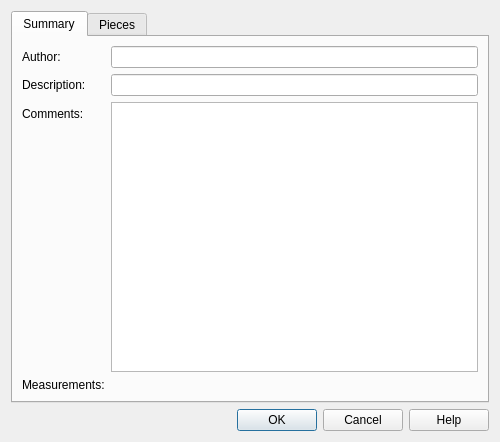
<?xml version="1.0" encoding="UTF-8"?>
<ui version="4.0">
 <class>swPropertiesDialog</class>
 <widget class="QDialog" name="swPropertiesDialog">
  <property name="whatsThis">
   <string>&lt;p&gt;&lt;b&gt;Model Properties&lt;/b&gt;&lt;/p&gt;&lt;p&gt;Edit the current model's author, description, and comments on the Summary tab. Measurements and Pieces provide read-only information. Choose OK to apply the metadata changes, or Cancel to discard them.&lt;/p&gt;</string>
  </property>
  <property name="geometry">
   <rect>
    <x>0</x>
    <y>0</y>
    <width>500</width>
    <height>442</height>
   </rect>
  </property>
  <property name="windowTitle">
   <string>Properties</string>
  </property>
  <layout class="QVBoxLayout" name="verticalLayout">
   <item>
    <widget class="QTabWidget" name="tabWidget">
     <property name="currentIndex">
      <number>0</number>
     </property>
     <widget class="QWidget" name="tabSummary">
      <property name="whatsThis">
       <string>&lt;p&gt;&lt;b&gt;Model Summary&lt;/b&gt;&lt;/p&gt;&lt;p&gt;Author, description, and comments are stored in the model file when you save it. Measurements show its overall size.&lt;/p&gt;</string>
      </property>
      <property name="sizePolicy">
       <sizepolicy hsizetype="Preferred" vsizetype="Preferred">
        <horstretch>0</horstretch>
        <verstretch>0</verstretch>
       </sizepolicy>
      </property>
      <attribute name="title">
       <string>Summary</string>
      </attribute>
      <layout class="QFormLayout" name="formLayout_3">
       <item row="0" column="0">
        <widget class="QLabel" name="label">
         <property name="buddy">
          <cstring>AuthorEdit</cstring>
         </property>
         <property name="toolTip">
          <string>Enter the author credited in this model.</string>
         </property>
         <property name="text">
          <string>Author:</string>
         </property>
        </widget>
       </item>
       <item row="0" column="1">
        <widget class="QLineEdit" name="AuthorEdit">
         <property name="toolTip">
          <string>Enter the author credited in this model.</string>
         </property>
        </widget>
       </item>
       <item row="1" column="0">
        <widget class="QLabel" name="label_3">
         <property name="buddy">
          <cstring>DescriptionEdit</cstring>
         </property>
         <property name="toolTip">
          <string>Enter a short description of this model.</string>
         </property>
         <property name="text">
          <string>Description:</string>
         </property>
        </widget>
       </item>
       <item row="1" column="1">
        <widget class="QLineEdit" name="DescriptionEdit">
         <property name="toolTip">
          <string>Enter a short description of this model.</string>
         </property>
        </widget>
       </item>
       <item row="2" column="0">
        <widget class="QLabel" name="label_2">
         <property name="buddy">
          <cstring>CommentsEdit</cstring>
         </property>
         <property name="toolTip">
          <string>Enter plain-text notes to store with this model.</string>
         </property>
         <property name="text">
          <string>Comments:</string>
         </property>
        </widget>
       </item>
       <item row="2" column="1">
        <widget class="QTextEdit" name="CommentsEdit">
         <property name="toolTip">
          <string>Enter plain-text notes to store with this model.</string>
         </property>
         <property name="sizePolicy">
          <sizepolicy hsizetype="Expanding" vsizetype="Expanding">
           <horstretch>0</horstretch>
           <verstretch>0</verstretch>
          </sizepolicy>
         </property>
         <property name="acceptRichText">
          <bool>false</bool>
         </property>
        </widget>
       </item>
       <item row="3" column="0">
        <widget class="QLabel" name="label_4">
         <property name="toolTip">
          <string>Overall model dimensions along the X, Y, and Z axes.</string>
         </property>
         <property name="whatsThis">
          <string>&lt;p&gt;&lt;b&gt;Model Measurements&lt;/b&gt;&lt;/p&gt;&lt;p&gt;The dimensions of the model's bounding box are shown in centimeters, inches, and LDraw units (LDU). The values are read-only and include pieces across all steps.&lt;/p&gt;</string>
         </property>
         <property name="text">
          <string>Measurements:</string>
         </property>
        </widget>
       </item>
       <item row="3" column="1">
        <widget class="QLabel" name="MeasurementsLabel">
         <property name="toolTip">
          <string>Overall model dimensions along the X, Y, and Z axes.</string>
         </property>
         <property name="whatsThis">
          <string>&lt;p&gt;&lt;b&gt;Model Measurements&lt;/b&gt;&lt;/p&gt;&lt;p&gt;The dimensions of the model's bounding box are shown in centimeters, inches, and LDraw units (LDU). The values are read-only and include pieces across all steps.&lt;/p&gt;</string>
         </property>
         <property name="accessibleName">
          <string>Model Measurements</string>
         </property>
         <property name="text">
          <string/>
         </property>
        </widget>
       </item>
      </layout>
     </widget>
     <widget class="QWidget" name="tabParts">
      <attribute name="title">
       <string>Pieces</string>
      </attribute>
      <layout class="QVBoxLayout" name="verticalLayout_3">
       <item>
        <widget class="swPartsTableWidget" name="PartsTable">
         <property name="toolTip">
          <string>View piece quantities by color; click a column heading to sort.</string>
         </property>
         <property name="whatsThis">
          <string>&lt;p&gt;&lt;b&gt;Pieces&lt;/b&gt;&lt;/p&gt;&lt;p&gt;The table counts pieces across all steps, including pieces inside submodels. The first column shows a thumbnail of each piece in its most used color, and the ID column shows its number. Color columns show quantities, and totals summarize each piece, each color, and the whole model. Click a column heading to sort. The thumbnail, ID and piece-name columns stay visible while you scroll horizontally. Counts cannot be edited here.&lt;/p&gt;</string>
         </property>
         <property name="accessibleName">
          <string>Pieces</string>
         </property>
         <property name="editTriggers">
          <set>QAbstractItemView::NoEditTriggers</set>
         </property>
         <property name="sortingEnabled">
          <bool>true</bool>
         </property>
         <property name="selectionBehavior">
          <enum>QAbstractItemView::SelectRows</enum>
         </property>
         <attribute name="horizontalHeaderDefaultSectionSize">
          <number>75</number>
         </attribute>
         <attribute name="horizontalHeaderShowSortIndicator" stdset="0">
          <bool>true</bool>
         </attribute>
         <attribute name="verticalHeaderVisible">
          <bool>false</bool>
         </attribute>
        </widget>
       </item>
       <item>
        <layout class="QHBoxLayout" name="ExportLayout">
         <item>
          <widget class="QLabel" name="PiecesCountLabel">
           <property name="toolTip">
            <string>Unique pieces count each piece and color combination once; total pieces count every piece in the model.</string>
           </property>
          </widget>
         </item>
         <item>
          <spacer name="ExportSpacer">
           <property name="orientation">
            <enum>Qt::Horizontal</enum>
           </property>
           <property name="sizeHint" stdset="0">
            <size>
             <width>0</width>
             <height>0</height>
            </size>
           </property>
          </spacer>
         </item>
         <item>
          <widget class="QPushButton" name="ExportBrickLinkButton">
           <property name="toolTip">
            <string>Save this model's piece list as a BrickLink wanted list.</string>
           </property>
           <property name="whatsThis">
            <string>&lt;p&gt;&lt;b&gt;Export BrickLink&lt;/b&gt;&lt;/p&gt;&lt;p&gt;Saves the pieces listed in this table as a BrickLink XML wanted list, the same format as File &amp;gt; Export &amp;gt; BrickLink. Only the model shown in this dialog and its submodels are included.&lt;/p&gt;</string>
           </property>
           <property name="text">
            <string>Export BrickLink...</string>
           </property>
          </widget>
         </item>
         <item>
          <widget class="QPushButton" name="ExportCSVButton">
           <property name="toolTip">
            <string>Save this model's piece list as a CSV spreadsheet.</string>
           </property>
           <property name="whatsThis">
            <string>&lt;p&gt;&lt;b&gt;Export CSV&lt;/b&gt;&lt;/p&gt;&lt;p&gt;Saves the pieces listed in this table as comma separated values with name, color, quantity, ID and color code, the same format as File &amp;gt; Export &amp;gt; CSV. Only the model shown in this dialog and its submodels are included.&lt;/p&gt;</string>
           </property>
           <property name="text">
            <string>Export CSV...</string>
           </property>
          </widget>
         </item>
        </layout>
       </item>
      </layout>
     </widget>
    </widget>
   </item>
   <item>
    <widget class="QDialogButtonBox" name="buttonBox">
     <property name="orientation">
      <enum>Qt::Horizontal</enum>
     </property>
     <property name="standardButtons">
      <set>QDialogButtonBox::Cancel|QDialogButtonBox::Help|QDialogButtonBox::Ok</set>
     </property>
    </widget>
   </item>
  </layout>
 </widget>
 <tabstops>
  <tabstop>tabWidget</tabstop>
  <tabstop>buttonBox</tabstop>
  <tabstop>AuthorEdit</tabstop>
  <tabstop>DescriptionEdit</tabstop>
  <tabstop>CommentsEdit</tabstop>
  <tabstop>PartsTable</tabstop>
  <tabstop>ExportBrickLinkButton</tabstop>
  <tabstop>ExportCSVButton</tabstop>
 </tabstops>
 <customwidgets>
  <customwidget>
   <class>swPartsTableWidget</class>
   <extends>QTableWidget</extends>
   <header>sw_propertiesdialog.h</header>
  </customwidget>
 </customwidgets>
 <resources/>
 <connections>
  <connection>
   <sender>buttonBox</sender>
   <signal>accepted()</signal>
   <receiver>swPropertiesDialog</receiver>
   <slot>accept()</slot>
   <hints>
    <hint type="sourcelabel">
     <x>257</x>
     <y>352</y>
    </hint>
    <hint type="destinationlabel">
     <x>157</x>
     <y>274</y>
    </hint>
   </hints>
  </connection>
  <connection>
   <sender>buttonBox</sender>
   <signal>rejected()</signal>
   <receiver>swPropertiesDialog</receiver>
   <slot>reject()</slot>
   <hints>
    <hint type="sourcelabel">
     <x>325</x>
     <y>352</y>
    </hint>
    <hint type="destinationlabel">
     <x>286</x>
     <y>274</y>
    </hint>
   </hints>
  </connection>
 </connections>
</ui>
